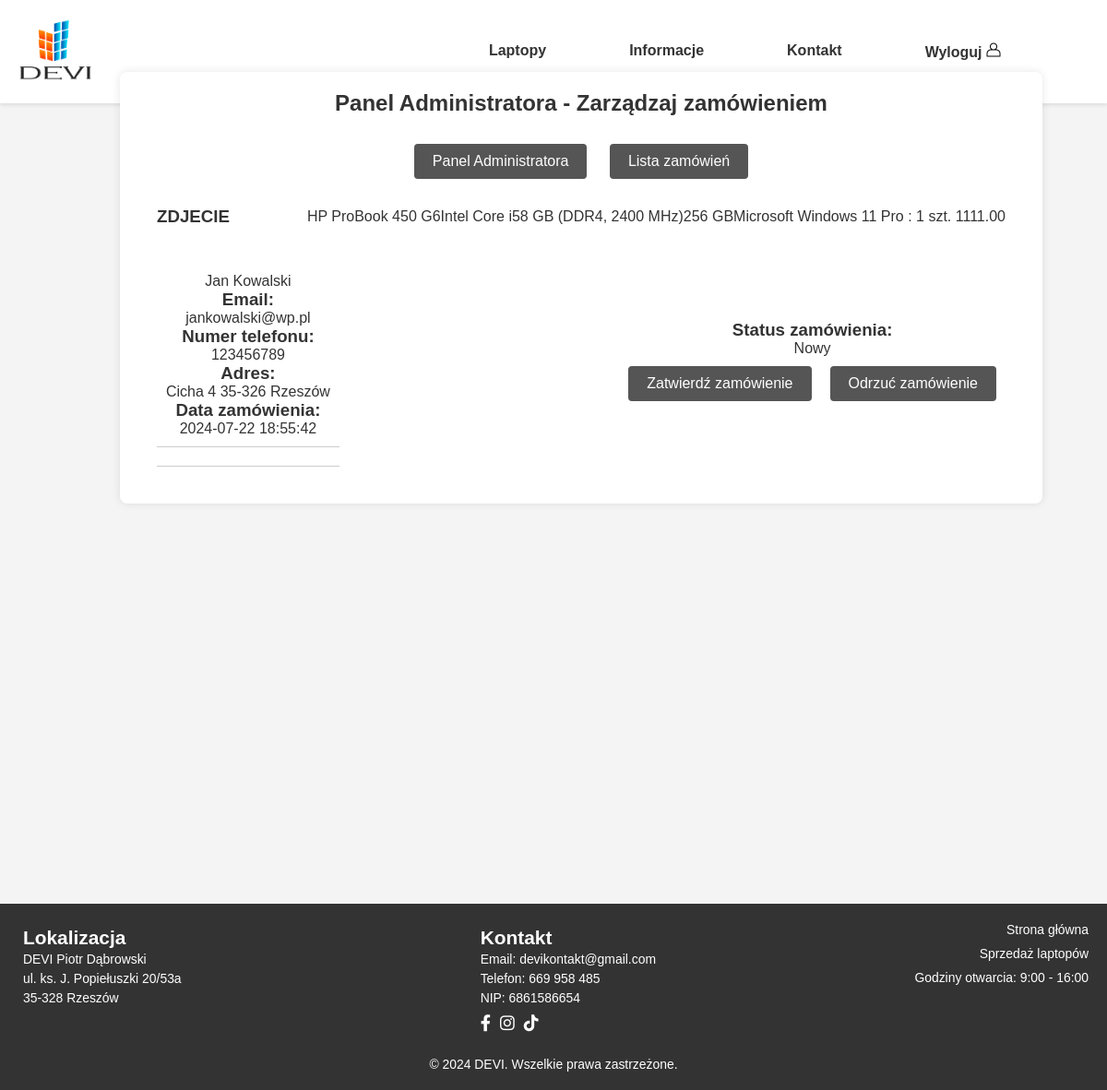
Screenshot of /DEVI_Sklep/admin/zarzadzaj_zamowieniami/manage_orders_individual.php?id=4 (signed in) with the database file from the repository.
### tables this page shows
CREATE TABLE `zamowienia` (
  `id_zamowienia` int(11) NOT NULL,
  `status` varchar(50) NOT NULL,
  `id_klienta` int(11) NOT NULL,
  `data_zamowienia` datetime NOT NULL DEFAULT current_timestamp(),
  `dodatkowe_informacje` text DEFAULT NULL,
  `cena_calkowita` decimal(10,2) UNSIGNED NOT NULL,
  `id_dostawy` int(2) UNSIGNED NOT NULL
);

CREATE TABLE `klienci` (
  `id_klienta` int(11) NOT NULL,
  `imie` varchar(40) NOT NULL,
  `nazwisko` varchar(40) NOT NULL,
  `telefon` varchar(20) NOT NULL,
  `email` varchar(100) NOT NULL,
  `miasto` varchar(50) DEFAULT NULL,
  `ulica` varchar(100) DEFAULT NULL,
  `nr_lokalu` varchar(20) DEFAULT NULL,
  `kod_pocztowy` varchar(20) DEFAULT NULL
);

### DEVI_Sklep/admin/zarzadzaj_zamowieniami/manage_orders_individual.php (the view, shortened to what this page needs)
<!DOCTYPE html>
<html lang="pl">
<head>
    <link rel="stylesheet" href="../../css/style.css">
    <link rel="stylesheet" href="https://cdnjs.cloudflare.com/ajax/libs/font-awesome/6.0.0-beta3/css/all.min.css">
</head>
<body>
    <?php include '../header_admin.php';?>
    <main>
    <div class="login-container">
    <h1>Panel Administratora  - Zarządzaj zamówieniem</h1>
    <button><a href="../admin_page.php">Panel Administratora</a></button>
    <button><a href="manage_orders.php">Lista zamówień</a></button>
    <?php
        require('../../baza/config.php');
        if(isset($_GET['id']) && is_numeric($_GET['id']))
        {
            $id=$_GET['id'];
            $query="SELECT
                GROUP_CONCAT(k.imie,' ',k.nazwisko) as klient,
                GROUP_CONCAT(k.ulica,' ',k.nr_lokalu,' ',k.kod_pocztowy,' ',k.miasto) as adres,
                k.email,
                k.telefon,
                z.data_zamowienia,
                z.dodatkowe_informacje,
                z.cena_calkowita,
                z.status,
                l.miniatura,
                GROUP_CONCAT(CONCAT(
                    l.nazwa,l.procesor,l.ram,l.dysk,l.system, ' : ', lz.ilosc, ' szt.'
                ) SEPARATOR '<br>') as laptopy
                from zamowienia z
                JOIN klienci k on k.id_klienta=z.id_klienta
                JOIN lap_zamowienia lz on z.id_zamowienia=lz.id_zamowienia
                JOIN laptopy l on lz.id_laptopa=l.id_laptopa
                WHERE z.id_zamowienia=$id
            ";
            $result=mysqli_query($conn,$query);
            if($result)
            {
                $row=mysqli_fetch_assoc($result);
                $order_status = $row['status'];
                function renderOrderButton($id, $status) {
                    switch($status) {
                        case 'Nowy':
                            echo "<button><a href='manage_orders_script.php?id=$id&action=zatwierdz'>Zatwierdź zamówienie</a></button>";
                            echo "<button><a href='manage_orders_script.php?id=$id&action=odrzuc'>Odrzuć zamówienie</a></button>";
                            break;
                    }
                }
    ?>
        <div class="container">
            <div><h3>ZDJECIE</h3></div>
            <div>
                <span><?php echo $row['laptopy']?></span>
                <span><?php echo $row['cena_calkowita']?></span>
            </div>
        </div>
        <div class="container">
            <div>
                <div class="customer-info">
                    <?php echo $row['klient']?>
                    <br>
                    <h3>Email: </h3>
                    <?php echo $row['email']?>
                    <br>
                    <h3>Numer telefonu: </h3>
                    <?php echo $row['telefon']?>
                    <br>
                    <h3>Adres: </h3>
                    <?php echo $row['adres']?>
                    <br>
                    <h3>Data zamówienia: </h3>
                    <?php echo $row['data_zamowienia']?>
                    <br>
                </div>
                <div class="additional-info">
                </div>
            </div>
            <div>
                <h3>Status zamówienia: </h3>
                <?php echo $row['status']?>
                <br>
                <?php renderOrderButton($id,$order_status); ?>
            </div>
        </div>
        </div>
    <?php
            }
        }
    ?>
    </main>
    <?php include '../../footer.php';?>
</body>
</html>

### DEVI_Sklep/css/style.css (style rules this page uses)
* { margin: 0; padding: 0; box-sizing: border-box; }
body { font-family: Arial, sans-serif; background-color: #f7f7f7; color: #333; }
.container { display: flex; justify-content: space-between; align-items: center; padding: 20px; }
main { padding: 20px; }
button { background-color: #333; color: #fff; border: none; padding: 10px 20px; font-size: 16px; cursor: pointer; text-decoration: none; }
button a { color: #fff; text-decoration: none; }
.login-container { background-color: #fff; padding: 20px; border-radius: 8px; box-shadow: 0 0 10px rgba(0, 0, 0, 0.1); text-align: center; position: relative; left: 43%; transform: translate(-50%, -50%); margin: 100px; align-self: center; }
h1 { margin-bottom: 20px; font-size: 1.5em; }

### DEVI_Sklep/admin/zarzadzaj_zamowieniami/manage_orders_individual.php (style rules this page uses)
body { font-family: Arial, sans-serif; background-color: #f4f4f4; margin: 10; padding: 0; }
main { padding: 100px; }
.login-container { width: 100%; margin: 10 auto; background: #fff; padding: 20px; border-radius: 8px; box-shadow: 0 0 10px rgba(0, 0, 0, 0.1); align-self: center; text-align: center; }
.order-info, .customer-info, .additional-info { padding: 10px; border-bottom: 1px solid #ccc; }
h1 { margin-top: 0; }
button { background-color: #555555; color: #fff; border: none; padding: 10px 20px; cursor: pointer; text-decoration: none; font-size: 16px; border-radius: 4px; margin: 10px; display: inline-block; }
button a { color: #fff; text-decoration: none; }

### rows the page displays
zamowienia: cena_calkowita "1111.00", id_klienta.email "jankowalski@wp.pl", id_klienta.telefon "123456789", data_zamowienia "2024-07-22 18:55:42", status "Nowy"

### other values shown
$row['laptopy'] "HP ProBook 450 G6Intel Core i58 GB (DDR4, 2400 MHz)256 GBMicrosoft Windows 11 Pro : 1 szt."
$row['klient'] "Jan Kowalski"
$row['adres'] "Cicha 4 35-326 Rzeszów"
